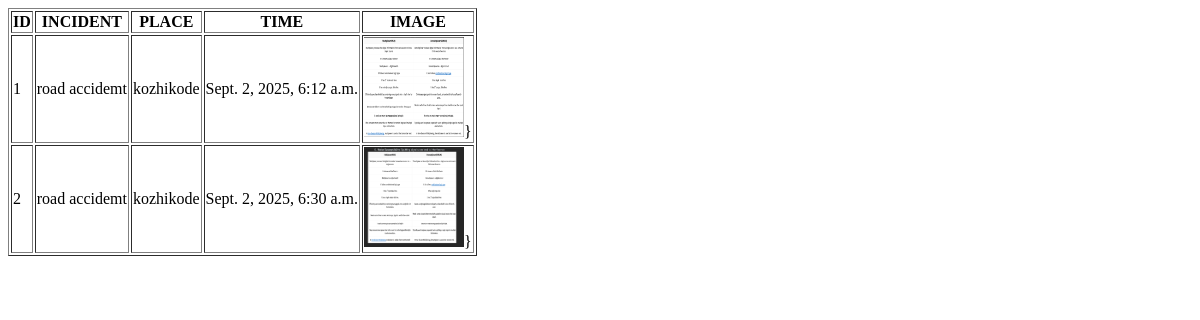
Page /alert on the earlier database version.
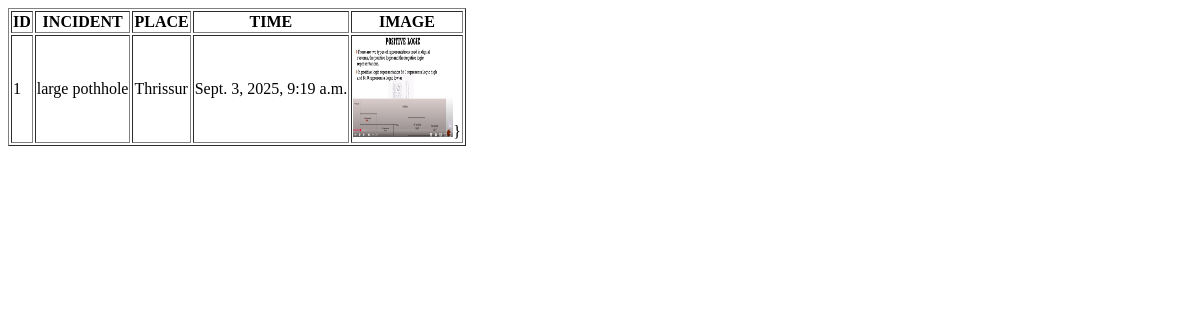
Same page on the later database version.
### roadapp/models.py (models this page shows)
class AlertTable(models.Model):
    AUTHORITY_ID=models.ForeignKey(AuthorityTable,on_delete=models.CASCADE,null=True,blank=True)
    Message=models.CharField(max_length=200,null=True,blank=True)
    Time=models.DateTimeField(auto_now_add=True)
    Location=models.CharField(max_length=50,null=True,blank=True)
    Image=models.FileField(null=True,blank=True)

### roadapp/views.py (the view)
# urls.py: path('alert', alert.as_view(), name='alert'),
class alert(View):
    def get(self, request):
        obj = AlertTable.objects.all()
        return render(request, "Authority/alert.html", {'val': obj} )

### templates/Authority/alert.html (shortened to what this page needs)
<!DOCTYPE html>
<html lang="en">
<head>
</head>
<body>
    <table border="1">
        <tr>
            <th>ID</th>
            <th>INCIDENT</th>
            <th>PLACE</th>
            <th>TIME</th>
            <th>IMAGE</th>
        </tr>
        {% for i in val %}
        <tr>
            <td>{{ forloop.counter }}</td>
            <td>{{i.Message}}</td>
            <td>{{i.Location}}</td>
            <td>{{i.Time}}</td>
            <td><img src="{{i.Image.url}}" width="100" height="100">}</td>
        </tr>
        {% endfor %}
    </table>
</body>
</html>

Differences in the rows shown:
removed AlertTable: Message "road accidemt", Location "kozhikode", Time "Sept. 2, 2025, 6:12 a.m.", Image (picture)
removed AlertTable: Message "road accidemt", Location "kozhikode", Time "Sept. 2, 2025, 6:30 a.m.", Image (picture)
added AlertTable: Message "large pothhole", Location "Thrissur", Time "Sept. 3, 2025, 9:19 a.m.", Image (picture)
